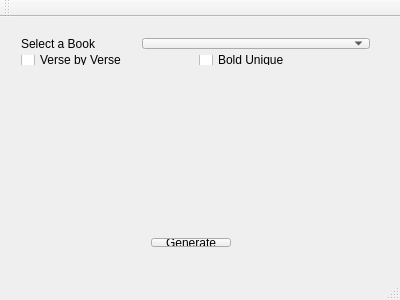
<?xml version="1.0" encoding="UTF-8"?>
<ui version="4.0">
 <class>MainWindow</class>
 <widget class="QMainWindow" name="MainWindow">
  <property name="geometry">
   <rect>
    <x>0</x>
    <y>0</y>
    <width>400</width>
    <height>300</height>
   </rect>
  </property>
  <property name="windowTitle">
   <string>MainWindow</string>
  </property>
  <widget class="QWidget" name="centralWidget">
   <widget class="QWidget" name="verticalLayoutWidget">
    <property name="geometry">
     <rect>
      <x>10</x>
      <y>10</y>
      <width>371</width>
      <height>49</height>
     </rect>
    </property>
    <layout class="QVBoxLayout" name="verticalLayout">
     <item>
      <layout class="QHBoxLayout" name="horizontalLayout">
       <item>
        <widget class="QLabel" name="label">
         <property name="sizePolicy">
          <sizepolicy hsizetype="Fixed" vsizetype="Preferred">
           <horstretch>0</horstretch>
           <verstretch>0</verstretch>
          </sizepolicy>
         </property>
         <property name="text">
          <string>Select a Book</string>
         </property>
        </widget>
       </item>
       <item>
        <spacer name="horizontalSpacer">
         <property name="orientation">
          <enum>Qt::Horizontal</enum>
         </property>
         <property name="sizeType">
          <enum>QSizePolicy::Fixed</enum>
         </property>
         <property name="sizeHint" stdset="0">
          <size>
           <width>40</width>
           <height>20</height>
          </size>
         </property>
        </spacer>
       </item>
       <item>
        <widget class="QComboBox" name="bookComboBox"/>
       </item>
      </layout>
     </item>
     <item>
      <layout class="QHBoxLayout" name="horizontalLayout_2">
       <item>
        <widget class="QCheckBox" name="vbvBox">
         <property name="text">
          <string>Verse by Verse</string>
         </property>
        </widget>
       </item>
       <item>
        <widget class="QCheckBox" name="boldUniqueBox">
         <property name="text">
          <string>Bold Unique</string>
         </property>
        </widget>
       </item>
      </layout>
     </item>
    </layout>
   </widget>
   <widget class="QWidget" name="horizontalLayoutWidget_3">
    <property name="geometry">
     <rect>
      <x>0</x>
      <y>210</y>
      <width>381</width>
      <height>31</height>
     </rect>
    </property>
    <layout class="QHBoxLayout" name="horizontalLayout_3">
     <item>
      <spacer name="horizontalSpacer_2">
       <property name="orientation">
        <enum>Qt::Horizontal</enum>
       </property>
       <property name="sizeHint" stdset="0">
        <size>
         <width>40</width>
         <height>20</height>
        </size>
       </property>
      </spacer>
     </item>
     <item>
      <widget class="QPushButton" name="generateButton">
       <property name="text">
        <string>Generate</string>
       </property>
      </widget>
     </item>
     <item>
      <spacer name="horizontalSpacer_3">
       <property name="orientation">
        <enum>Qt::Horizontal</enum>
       </property>
       <property name="sizeHint" stdset="0">
        <size>
         <width>40</width>
         <height>20</height>
        </size>
       </property>
      </spacer>
     </item>
    </layout>
   </widget>
  </widget>
  <widget class="QMenuBar" name="menuBar">
   <property name="geometry">
    <rect>
     <x>0</x>
     <y>0</y>
     <width>400</width>
     <height>21</height>
    </rect>
   </property>
  </widget>
  <widget class="QToolBar" name="mainToolBar">
   <attribute name="toolBarArea">
    <enum>TopToolBarArea</enum>
   </attribute>
   <attribute name="toolBarBreak">
    <bool>false</bool>
   </attribute>
  </widget>
  <widget class="QStatusBar" name="statusBar"/>
 </widget>
 <layoutdefault spacing="6" margin="11"/>
 <resources/>
 <connections/>
</ui>
